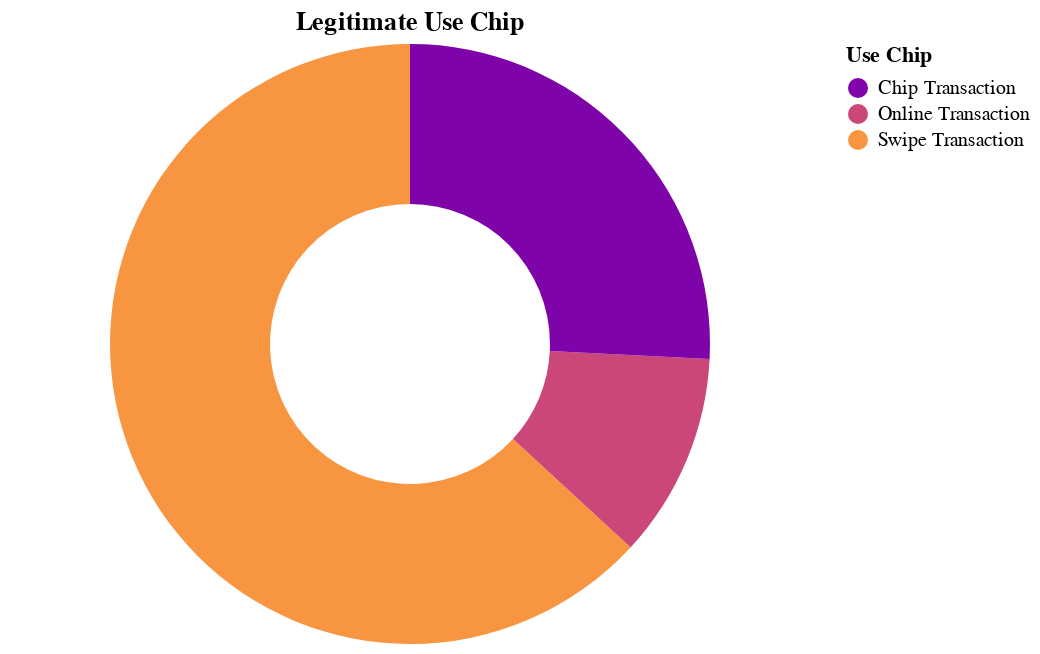

Source (notebook cell):
### Markdown cell above
As we can see, the amounts in fraudulent transactions are rarely repeated in comparison with the legitimate ones.

Now let's see how the Use Chip column varies between legitimate and fraudulent transactions with the following use_chip_chart function.

### Code cell
def use_chip_chart(data_df: DataFrame, source: str) -> Chart:
    return alt.Chart(
        data_df,
        title=f"{source} Use Chip").mark_arc(innerRadius=70).encode(
        color=alt.Color("Use Chip", title="Use Chip", type="nominal",
                    sort='ascending',
                    scale=alt.Scale(scheme='plasma')),
        theta="Count"
    ).properties(width=400)

legit_chip = new_data_df.select(
    pl.col("Use Chip"), pl.col("Is Fraud?")).filter(pl.col("Is Fraud?") == 0
    ).group_by("Use Chip").agg(
        pl.col("Is Fraud?").count().alias("Count")
    )
fraud_chip = new_data_df.select(
    pl.col("Use Chip"), pl.col("Is Fraud?")).filter(pl.col("Is Fraud?") == 1
    ).group_by("Use Chip").agg(
        pl.col("Is Fraud?").count().alias("Count")
    )
use_chip_chart(legit_chip, "Legitimate")

### Figure 1 — Vega-Lite specification as saved in the notebook (floating-point values rounded to 4 significant figures)
{"config": {"view": {"continuousWidth": 300, "continuousHeight": 300}}, "data": {"name": "data-7ea52bea926caea3041e6a719f7fb9a2"}, "mark": {"type": "arc", "innerRadius": 70}, "encoding": {"color": {"field": "Use Chip", "scale": {"scheme": "plasma"}, "sort": "ascending", "title": "Use Chip", "type": "nominal"}, "theta": {"field": "Count", "type": "quantitative"}}, "title": "Legitimate Use Chip", "width": 400, "$schema": "https://vega.github.io/schema/vega-lite/v5.16.3.json", "datasets": {"data-7ea52bea926caea3041e6a719f7fb9a2": [{"Use Chip": "Online Transaction", "Count": 2694871}, {"Use Chip": "Swipe Transaction", "Count": 15379510}, {"Use Chip": "Chip Transaction", "Count": 6282762}]}}
